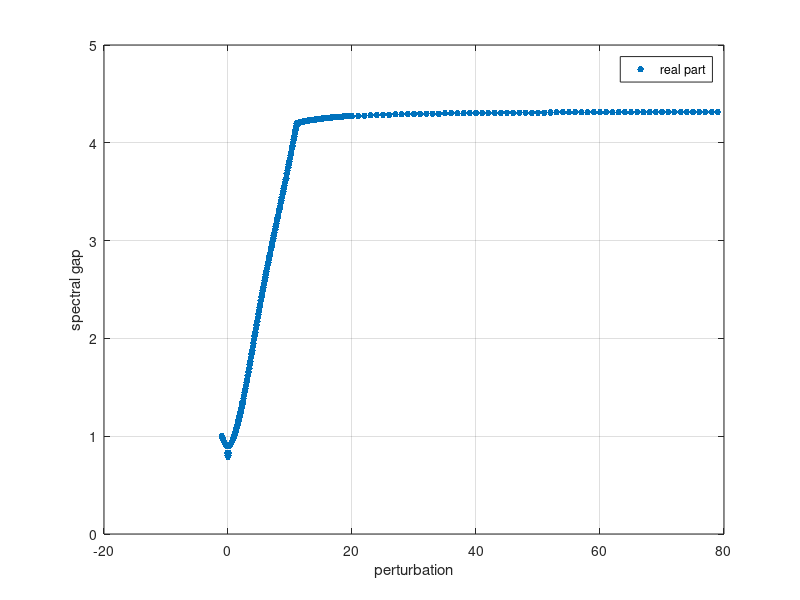

Write the MATLAB code that produced this figure.
clc;
close all;
clear all;

%% golden search results for quadratic

% % % for real part res = 100 but in range a \in -0.7, 0.7
% eeExt = [-0.751515 -0.751386 -0.751427 -0.751378 -0.751432 -0.75137 -0.498847 -0.751317 -0.751342 -0.751071 -0.751267 -0.751316 -0.751325 -0.725682 -0.621289 -0.575891 -0.546702 -0.526218 -0.512738 -0.505008 -0.502478 -0.505005 -0.512753 -0.526217 -0.546596 -0.576166 -0.62127 -0.725714 -0.75135 -0.751298 -0.751319 -0.751708 -0.751351 -0.745088 -0.75135 -0.751438 -0.751394 -0.751425 -0.751527 -0.751348 ];
% eeExt = -eeExt;
% % for modulus, res =100, but in range a \in -1., 1.
% eeExtMod = [1.0013 0.976675 0.952681 0.929413 0.90695 0.885351 0.498847 0.844879 0.826183 0.808353 0.79215 0.777048 0.763268 0.725682 0.621289 0.575891 0.546702 0.526218 0.512738 0.505008 0.502478 0.505005 0.512753 0.526217 0.546596 0.576166 0.62127 0.725714 0.763288 0.777045 0.79219 0.808863 0.826202 0.843709 0.864636 0.8854 0.907028 0.929491 0.952812 0.976578];
% aaExt = -1.:0.05:0.95;

%% golden search results bistable
% obtained before change 31/12
% eeExt = abs([-1.00298 -0.993865 -0.985053 -0.976554 -0.968379 -0.960542 -0.953055 -0.945934 -0.939195 -0.932856 -0.926937 -0.921453 -0.916442 -0.911918 -0.907909 -0.904446 -0.901557 -0.899274 -0.830009 -0.800627 -0.792554 -0.800627 -0.830009 -0.899274 -0.901557 -0.904445 -0.907909 -0.911918 -0.916443 -0.921458 -0.926937 -0.932856 -0.939195 -0.945934 -0.953055 -0.960542 -0.968379 -0.976554 -0.985053 -0.993865 -1.00305 -1.01248 -1.02219 -1.03217 -1.04242 -1.05293 -1.06369 -1.07471 -1.08596 -1.09745 -1.10917 -1.12112 -1.1333 -1.14569 -1.1583 -1.17112 -1.18415 -1.19738 -1.21082 -1.22446 -1.23829 -1.25232 -1.26654 -4.12268e-15 -4.18879e-15 -2.1491e-15 6.40549e-15 5.74006e-13 1.97183e-19]);
% eeExtMod = [1.29119 1.25708 1.22397 1.19192 1.16102 1.13132 1.10292 1.07588 1.05031 1.02628 1.00389 0.983236 0.964426 0.947538 0.932671 0.919913 0.909347 0.901046 0.830009 0.800627 0.792554 0.800627 0.830009 0.901046 0.909347 0.919913 0.932671 0.947538 0.964427 0.983243 1.00389 1.02628 1.05031 1.07588 1.10292 1.13132 1.16102 1.19192 1.22397 1.25708 1.29106 1.32612 1.36208 1.39886 1.43644 1.47476 1.51379 1.55349 1.59382 1.63476 1.67627 1.71833 1.76091 1.804 1.84757 1.89161 1.9361 1.98102 2.02636 2.0721 2.11824 2.16476 2.21166 4.12268e-15 4.18879e-15 2.1491e-15 6.40549e-15 5.74006e-13 1.97183e-19 ];
% aaExt = -1.:0.05:2.4;
% obtained after change 31/12
eeExt = abs([-1.00304 -0.993913 -0.985086 -0.976583 -0.9684 -0.960552 -0.953058 -0.945929 -0.939183 -0.932836 -0.926913 -0.921425 -0.916404 -0.911872 -0.907858 -0.904389 -0.901498 -0.899211 -0.829723 -0.800419 -0.792361 -0.800419 -0.829723 -0.899211 -0.901499 -0.90439 -0.907859 -0.911873 -0.916404 -0.921424 -0.92691 -0.932836 -0.939183 -0.945929 -0.953058 -0.960553 -0.968399 -0.976583 -0.985091 -0.993912 -1.00304 -1.01245 -1.02215 -1.03213 -1.04237 -1.05287 -1.06363 -1.07463 -1.08585 -1.09736 -1.10907 -1.12101 -1.13318 -1.14556 -1.15816 -1.17098 -1.184 -1.19722 -1.21066 -1.22429 -1.2381 -1.25212 -1.26633 -1.28073 -1.29532 -1.31008 -1.32502 -1.34011 -1.35544 -1.38652 -1.41826 -1.45063 -1.4836 -1.51716 -1.55123 -1.58582 -1.62051 -1.65634 -1.69221 -1.7284 -1.76493 -1.80167 -1.83866 -1.87577 -1.913 -1.95032 -1.98759 -2.02484 -2.06203 -2.09908 -2.13595 -2.17262 -2.209 -2.24526 -2.28107 -2.31675 -2.35199 -2.38694 -2.42155 -2.45578 -2.48969 -2.52319 -2.55646 -2.58939 -2.62194 -2.65421 -2.6862 -2.7179 -2.74935 -2.7806 -2.8116 -2.84241 -2.87298 -2.90343 -2.93376 -2.96391 -2.99345 -3.0239 -3.05377 -3.08345 -3.11346 -3.14316 -3.17264 -3.2024 -3.23213 -3.26179 -3.29148 -3.32126 -3.35047 -3.38178 -3.41089 -3.44099 -3.47105 -3.50135 -3.53154 -3.56191 -3.59241 -3.62307 -3.63882 -3.6849 -3.71582 -3.74698 -3.77834 -3.81146 -3.8414 -3.8732 -3.90507 -3.93719 -3.96956 -4.00177 -4.03428 -4.06701 -4.10006 -4.13242 -4.16614 -4.19944 -4.20168 -4.20341 -4.20504]);
eeExt3 = abs([-4.20819 -4.20973 -4.21123 -4.21267 -4.21409 -4.21558 -4.21696 -4.21828 -4.21963 -4.22093 -4.22219 -4.22348 -4.22474 -4.22591 -4.22709 -4.22829 -4.22943 -4.23047 -4.23163 -4.23271 -4.23379 -4.23482 -4.23583 -4.23684 -4.23774 -4.23877 -4.23973 -4.24065 -4.2415 -4.24247 -4.24336 -4.24422 -4.24511 -4.24593 -4.2468 -4.2474 -4.2484 -4.24919 -4.24994 -4.2507 -4.25146 -4.25217 -4.25287 -4.25362 -4.25433 -4.25501 -4.2557 -4.25643 -4.25322 -4.25761 -4.25831 -4.25893 -4.2596]);
eeExt4 = abs([-4.26077 -4.26136 -4.26194 -4.26252 -4.26309 -4.26364 -4.26419 -4.26476 -4.26527 -4.26579 -4.26632 -4.26687 -4.26729 -4.26784 -4.26831 -4.26881 -4.2693 -4.26977 -4.27015 -4.27069 -4.27112 -4.27158 -4.27202 -4.27246 -4.27288 -4.2733 -4.27373 -4.27414 -4.27454 -4.27492]);
eeExt5 = abs([-4.27165 -4.2753 -4.27854 -4.28141 -4.28398 -4.28628 -4.28835 -4.29023 -4.29193 -4.29348 -4.2949 -4.2962 -4.29741 -4.29849 -4.29951 -4.30044 -4.30134 -4.30214 -4.30291 -4.30363 -4.30428 -4.30491 -4.3055 -4.30604 -4.30656 -4.30705 -4.30753 -4.3081 -4.30818 -4.30877]);
eeExt6 = abs([-4.30914 -4.30949 -4.30983 -4.31032 -4.31046 -4.31075 -4.31103 -4.31129 -4.31159 -4.3118 -4.31289 -4.31227 -4.31247 -4.31266 -4.31285 -4.31305 -4.31328 -4.31351 -4.31361 -4.31397 -4.3139 -4.31408 -4.31417 -4.31435 -4.31449 -4.31459 -4.31476 -4.3149 -4.31497 -4.31511]);
eeExt = [eeExt eeExt3 eeExt4 eeExt5 eeExt6];
%eeExtMod = abs([-1.00298 -0.993865 -0.985053 -0.976554 -0.968379 -0.960542 -0.953055 -0.945934 -0.939195 -0.932856 -0.926937 -0.921453 -0.916442 -0.911918 -0.907909 -0.904446 -0.901557 -0.899274 -0.830009 -0.800627 -0.792554 -0.800627 -0.830009 -0.899274 -0.901557 -0.904445 -0.907909 -0.911918 -0.916443 -0.921458 -0.926937 -0.932856 -0.939195 -0.945934 -0.953055 -0.960542 -0.968379 -0.976554 -0.985053 -0.993865 -1.00305 -1.01248 -1.02219 -1.03217 -1.04242 -1.05293 -1.06369 -1.07471 -1.08596 -1.09745 -1.10917 -1.12112 -1.1333 -1.14569 -1.1583 -1.17112 -1.18415 -1.19738 -1.21082 -1.22446 -1.23829 -1.25232 -1.26654 -4.12268e-15 -4.18879e-15 -2.1491e-15 6.40549e-15 5.74006e-13]);
aaExt = -1.:0.05:2.4-0.05;
aaExt2 = 2.4:0.1:11.5-0.1;
aaExt3 = 11.6:0.1:16.9-0.1;
aaExt4 = 17:0.1:20-0.1;
aaExt5 = 20:1:50-1;
aaExt6 = 50:1:80-1;
aaExt = [aaExt aaExt2 aaExt3 aaExt4 aaExt5 aaExt6];
%% plotting 
plot(aaExt, eeExt, '.', 'markersize', 15);
%plot(aaExt, eeExtMod, '.', 'markersize', 15);

legend 'real part' 'modulus'
xlabel 'perturbation'
ylabel 'spectral gap'
grid on;